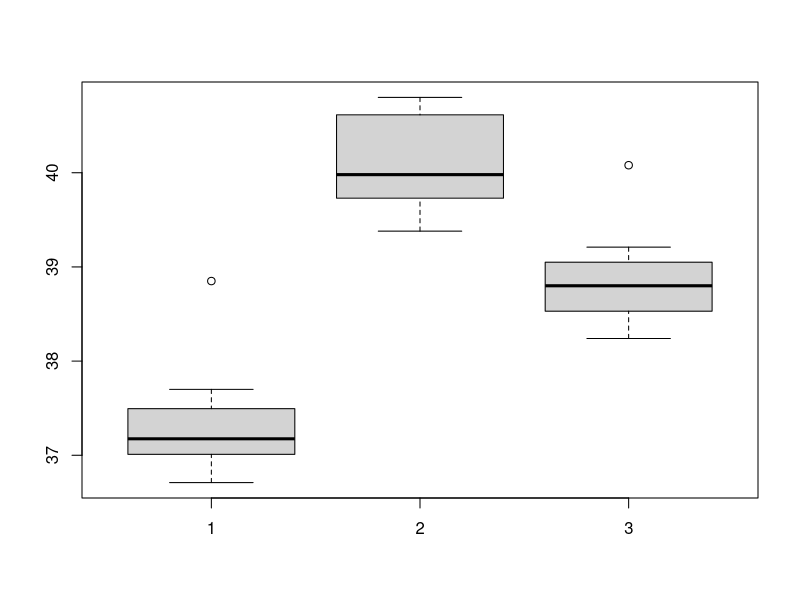
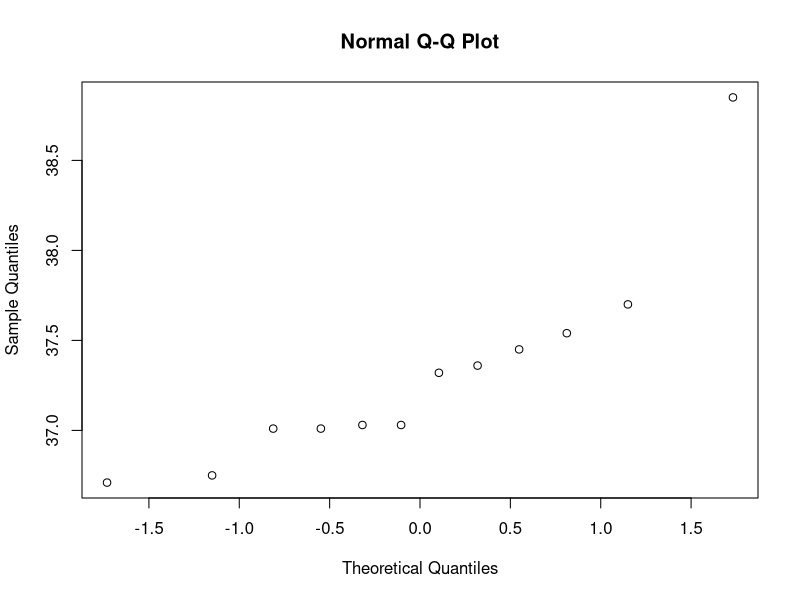
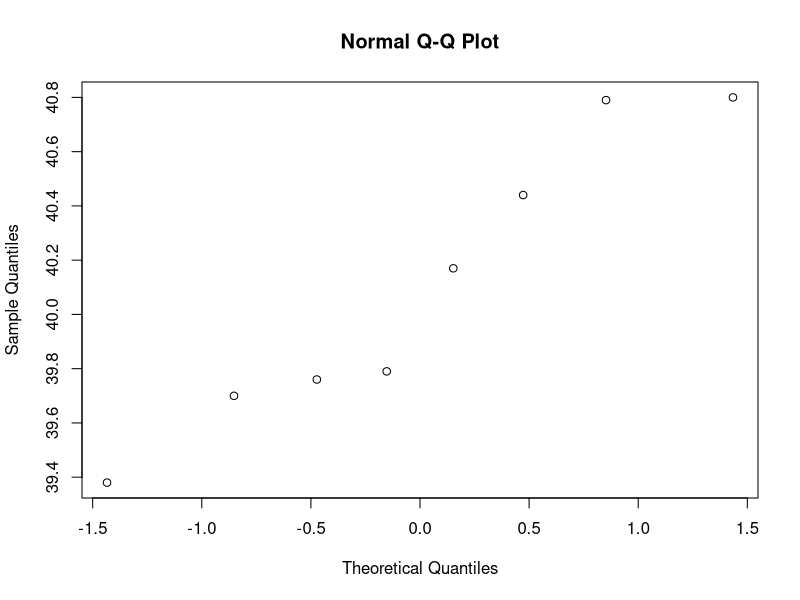
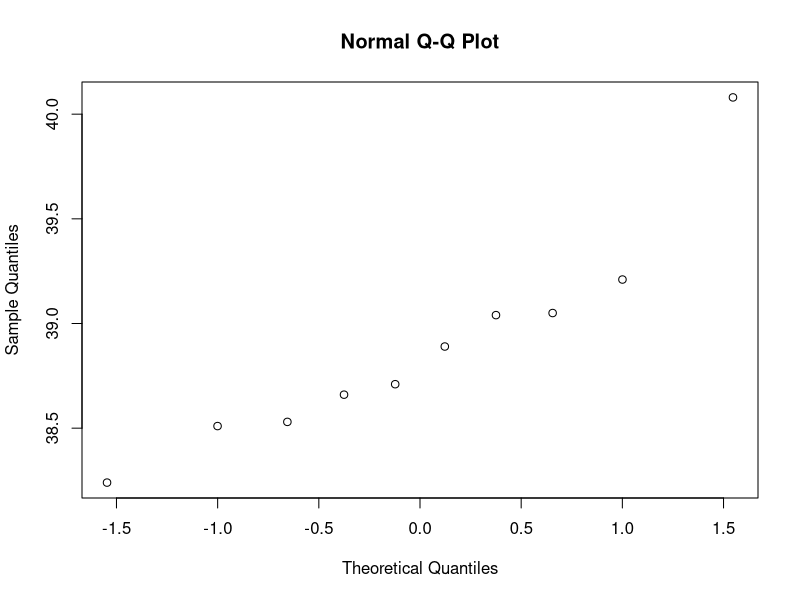

These charts were generated, in order, by the following R code:
A <- c(37.54, 37.01, 36.71, 37.03, 37.32, 37.01, 37.03, 37.70, 37.36, 36.75, 37.45, 38.85)
B <- c(40.17, 40.80, 39.76, 39.70, 40.79, 40.44, 39.79, 39.38)
C <- c(39.04, 39.21, 39.05, 38.24, 38.53, 38.71, 38.89, 38.66, 38.51, 40.08)

boxplot(A, B,C)

qqnorm(A) # does not look normal 
qqnorm(B) # does not look normal
qqnorm(C) # looks a little normal

sd_a <- sd(A)
sd_b <- sd(B)
sd_c <- sd(C)

sd_a
sd_b
sd_c

n_a <- length(A)
n_b <- length(B)
n_c <- length(C)

mean_a <- mean(A)
mean_b <- mean(B)
mean_c <- mean(C)
mean_g <- mean(c(A,B,C))

SSB <- n_a*(mean_a-mean_g)^2 + 
       n_b*(mean_b-mean_g)^2 + 
       n_c*(mean_c-mean_g)^2
between.df <- 2
between.meansquare <- SSB/2

SSW <- (n_a-1)*var(A)+
       (n_b-1)*var(B)+
       (n_c-1)*var(C)
within.df <- (n_a + n_b + n_c) - 3
within.meansquare <- SSW/within.df

SST <- SSW + SSB

F <- between.meansquare/within.meansquare

1-pf(F,df1=between.df, df2=within.df)

